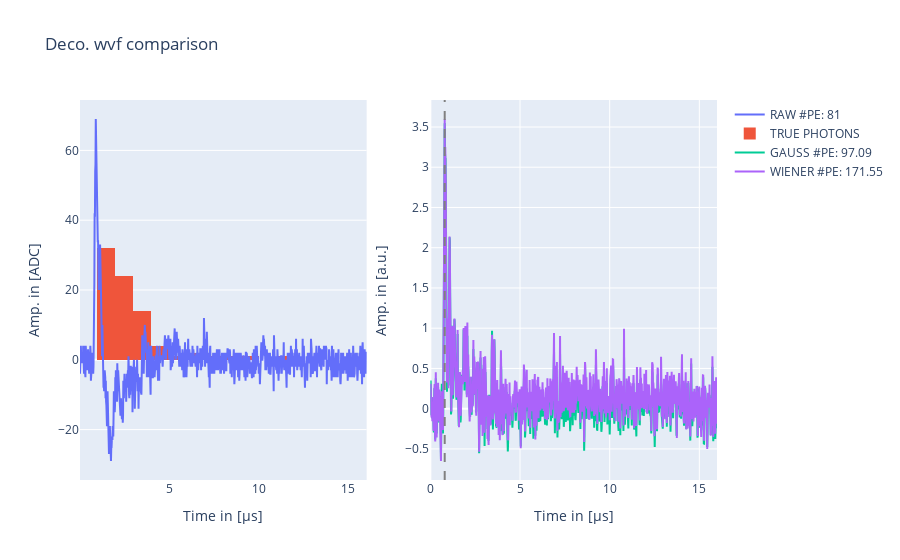

The code cell stored with this chart in its notebook:
### Code cell
num = np.random.randint(len(raw["RECO"]["WVF"]))
# print(num)

fig = make_subplots(rows=1, cols=2,
                    # subplot_titles=('Digi wvf', 'Deco wvf')
                    )

fig.add_trace(go.Line(name="RAW #PE: %i"%(raw["RECO"]["PE"][num]),x=raw["RECO"]["WVF_X"][num],y=raw["RECO"]["WVF"][num]-raw["PEDESTAL"]),col=1,row=1)
fig.add_trace(go.Histogram(name="TRUE PHOTONS",x=raw["RECO"]["T0"][num]+raw["PRETRIGGER"]*16e-9*1e6),col=1,row=1)
fig.add_trace(go.Line(name="GAUSS #PE: %.2f"%(gauss_dec["RECO"]["PE"][num]),x=gauss_dec["RECO"]["WVF_X"][num],y=gauss_dec["RECO"]["WVF"][num]),col=2,row=1)
fig.add_trace(go.Line(name="WIENER #PE: %.2f"%(wiener_dec["RECO"]["PE"][num]),x=wiener_dec["RECO"]["WVF_X"][num],y=wiener_dec["RECO"]["WVF"][num]),col=2,row=1)
fig.add_vline(x=gauss_dec["RECO"]["WVF_X"][num][0]+gauss_dec["RECO"]["T0"][num]*16e-9*1e6, line_width=2, line_dash="dash", line_color="gray",col=2)

fig.update_layout(
    title = "Deco. wvf comparison",
    xaxis_title  = "Time in [&mu;s]",
    yaxis_title  = "Amp. in [ADC]",
    xaxis2_title = "Time in [&mu;s]",
    yaxis2_title = "Amp. in [a.u.]",
)
fig.show()

### Figure 1 — Plotly figure (JSON) as saved in the notebook; plotly's stock layout.template omitted (floating-point values rounded to 4 significant figures; data arrays with more than 128 entries replaced by an {"elided": "..."} marker saying what was removed)
{"data": [{"name": "RAW #PE: 81", "type": "scatter", "x": {"elided": "1000 float values"}, "xaxis": "x", "y": {"elided": "1000 int values"}, "yaxis": "y"}, {"name": "TRUE PHOTONS", "type": "histogram", "x": [1.652, 1.655, 1.66, 1.662, 1.666, 1.666, 1.67, 1.674, 1.685, 1.685, 1.687, 1.687, 1.703, 1.709, 1.712, 1.712, 1.72, 1.735, 1.742, 1.743, 1.747, 1.751, 1.823, 1.835, 1.846, 1.911, 1.912, 1.928, 1.944, 1.955, 1.966, 1.984, 2.089, 2.089, 2.116, 2.197, 2.199, 2.222, 2.252, 2.263, 2.301, 2.385, 2.396, 2.521, 2.652, 2.672, 2.69, 2.737, 2.751, 2.836, 2.837, 2.841, 2.882, 2.937, 2.946, 2.993, 3.093, 3.147, 3.262, 3.276, 3.328, 3.329, 3.363, 3.457, 3.497, 3.548, 3.678, 3.776, 3.942, 3.967, 4.327, 4.435, 4.477, 4.824, 5.588, 6.108, 6.12, 7.775, 8.372, 9.052, 11.07], "xaxis": "x", "yaxis": "y"}, {"name": "GAUSS #PE: 97.09", "type": "scatter", "x": {"elided": "1000 float values"}, "xaxis": "x2", "y": {"elided": "1000 float values"}, "yaxis": "y2"}, {"name": "WIENER #PE: 171.55", "type": "scatter", "x": {"elided": "1000 float values"}, "xaxis": "x2", "y": {"elided": "1000 float values"}, "yaxis": "y2"}], "layout": {"shapes": [{"line": {"color": "gray", "dash": "dash", "width": 2}, "type": "line", "x0": 0.8, "x1": 0.8, "xref": "x2", "y0": 0, "y1": 1, "yref": "y2 domain"}], "title": {"text": "Deco. wvf comparison"}, "xaxis": {"anchor": "y", "domain": [0, 0.45], "title": {"text": "Time in [&mu;s]"}}, "xaxis2": {"anchor": "y2", "domain": [0.55, 1], "title": {"text": "Time in [&mu;s]"}}, "yaxis": {"anchor": "x", "domain": [0, 1], "title": {"text": "Amp. in [ADC]"}}, "yaxis2": {"anchor": "x2", "domain": [0, 1], "title": {"text": "Amp. in [a.u.]"}}}}
